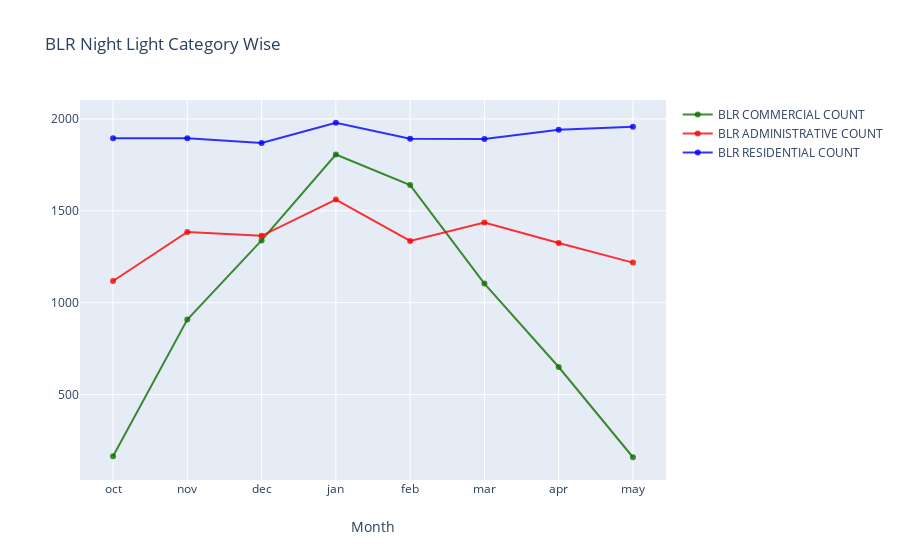

Write notebook code for a chart like this one.
### Code cell
trace1 = go.Scatter(
                    x = months,
                    y = com_num_track,
                    mode = "lines+markers",
                    name = "BLR COMMERCIAL COUNT",
                    marker = dict(color = 'rgba(16, 112, 2, 0.8)'),
                    text= 'BLR COMMERCIAL COUNT')

trace2 = go.Scatter(
                    x = months,
                    y = adm_num_track,
                    mode = "lines+markers",
                    name = "BLR ADMINISTRATIVE COUNT",
                    marker = dict(color = 'rgba(255, 0, 0, 0.8)'),
                    text= 'BLR ADM COUNT')

trace3 = go.Scatter(
                    x = months,
                    y = res_num_track,
                    mode = "lines+markers",
                    name = "BLR RESIDENTIAL COUNT",
                    marker = dict(color = 'rgba(0, 0, 255, 0.8)'),
                    text= 'BLR RES COUNT')


data = [trace1, trace2, trace3]
layout = dict(title = 'BLR Night Light Category Wise',
              xaxis= dict(title= 'Month',ticklen= 5,zeroline= False)
             )
fig = dict(data = data, layout = layout)
iplot(fig)

### Figure 1 — Plotly figure (JSON) as saved in the notebook; plotly's stock layout.template omitted (floating-point values rounded to 4 significant figures)
{"data": [{"marker": {"color": "rgba(16, 112, 2, 0.8)"}, "mode": "lines+markers", "name": "BLR COMMERCIAL COUNT", "text": "BLR COMMERCIAL COUNT", "type": "scatter", "x": ["oct", "nov", "dec", "jan", "feb", "mar", "apr", "may"], "y": [164, 908, 1339, 1806, 1640, 1104, 650, 159]}, {"marker": {"color": "rgba(255, 0, 0, 0.8)"}, "mode": "lines+markers", "name": "BLR ADMINISTRATIVE COUNT", "text": "BLR ADM COUNT", "type": "scatter", "x": ["oct", "nov", "dec", "jan", "feb", "mar", "apr", "may"], "y": [1118, 1385, 1364, 1561, 1336, 1436, 1325, 1218]}, {"marker": {"color": "rgba(0, 0, 255, 0.8)"}, "mode": "lines+markers", "name": "BLR RESIDENTIAL COUNT", "text": "BLR RES COUNT", "type": "scatter", "x": ["oct", "nov", "dec", "jan", "feb", "mar", "apr", "may"], "y": [1894, 1895, 1869, 1979, 1892, 1890, 1941, 1957]}], "layout": {"title": {"text": "BLR Night Light Category Wise"}, "xaxis": {"ticklen": 5, "title": {"text": "Month"}, "zeroline": false}}}
